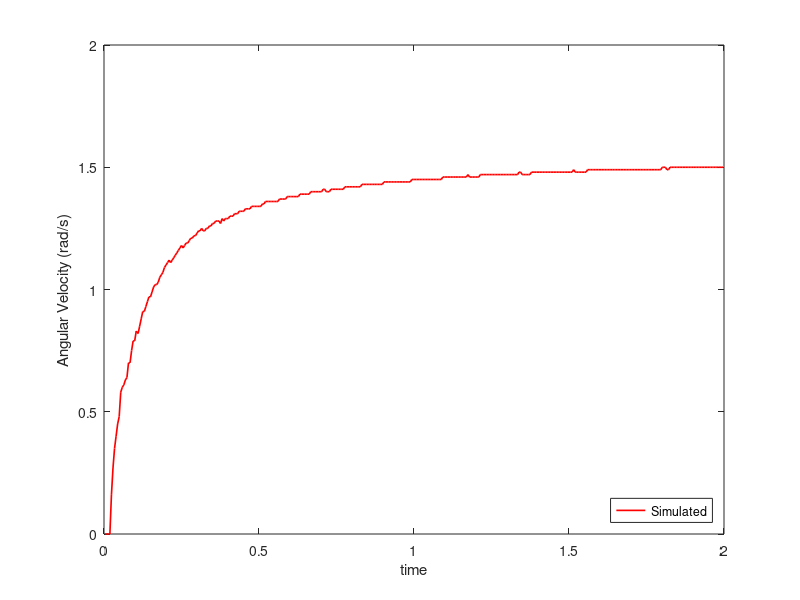
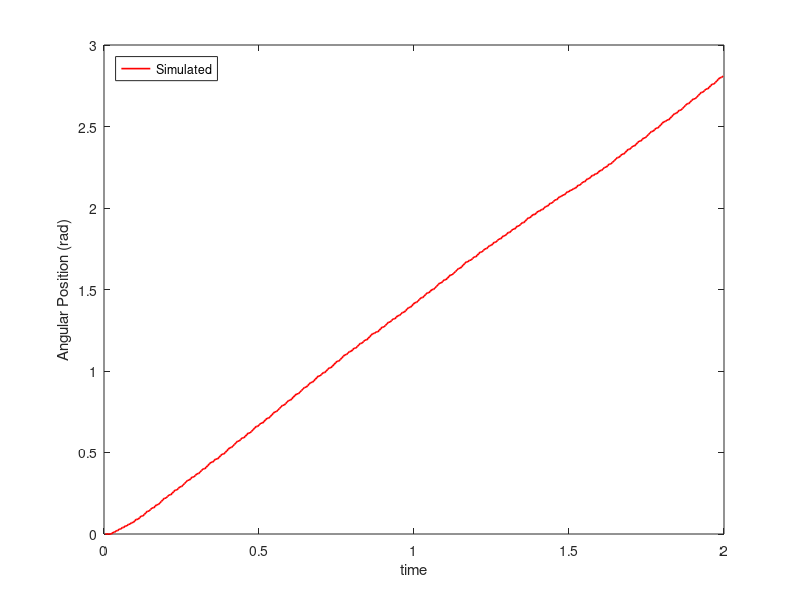

Source code (MATLAB) for these figures, in order:
clear
set(0,'DefaultLineLineWidth',1.2)

% K and sigma were determined using the experimental step response data from
% the velocity vs. time plot. K was set equal to the steady state value of
% the velocity response. Sigma was found by calculating the time at which
% the value of velocity was equal to 64% of the steady state value. This
% gave an estimate of the transfer function used to model this system.
K = 1.50;
sig = 7.142;

%EXPERIMENTAL DATA
% This is the data obtained in the serial monitor from running the open
% loop step response experiment with the Arduino.
time = [1004 1009 1014 1019 1024 1029 1034 1039 1044 1049 1054 1059 1064 1069 1074 1079 1084 1089 1094 1099 1104 1110 1115 1120 1125 1130 1135 1140 1145 1150 1155 1160 1165 1170 1175 1180 1185 1190 1195 1200 1205 1210 1215 1220 1225 1230 1235 1240 1245 1250 1255 1260 1265 1270 1275 1280 1285 1290 1295 1300 1305 1310 1315 1320 1325 1330 1335 1340 1345 1350 1355 1360 1366 1371 1376 1381 1386 1391 1396 1401 1406 1411 1416 1421 1426 1431 1436 1441 1446 1451 1456 1461 1466 1471 1476 1481 1486 1491 1496 1501 1506 1511 1516 1521 1526 1531 1536 1541 1546 1551 1556 1561 1566 1571 1576 1581 1586 1591 1596 1601 1606 1611 1616 1622 1627 1632 1637 1642 1647 1652 1657 1662 1667 1672 1677 1682 1687 1692 1697 1702 1707 1712 1717 1722 1727 1732 1737 1742 1747 1752 1757 1762 1767 1772 1777 1782 1787 1792 1797 1802 1807 1812 1817 1822 1827 1832 1837 1842 1847 1852 1857 1862 1867 1872 1878 1883 1888 1893 1898 1903 1908 1913 1918 1923 1928 1933 1938 1943 1948 1953 1958 1963 1968 1973 1978 1983 1988 1993 1998 2003 2008 2013 2018 2023 2028 2033 2038 2043 2048 2053 2058 2063 2068 2073 2078 2083 2088 2093 2098 2103 2108 2113 2118 2123 2128 2134 2139 2144 2149 2154 2159 2164 2169 2174 2179 2184 2189 2194 2199 2204 2209 2214 2219 2224 2229 2234 2239 2244 2249 2254 2259 2264 2269 2274 2279 2284 2289 2294 2299 2304 2309 2314 2319 2324 2329 2334 2339 2344 2349 2354 2359 2364 2369 2374 2379 2384 2390 2395 2400 2405 2410 2415 2420 2425 2430 2435 2440 2445 2450 2455 2460 2465 2470 2475 2480 2485 2490 2495 2500 2505 2510 2515 2520 2525 2530 2535 2540 2545 2550 2555 2560 2565 2570 2575 2580 2585 2590 2595 2600 2605 2610 2615 2620 2625 2630 2635 2640 2646 2651 2656 2661 2666 2671 2676 2681 2686 2691 2696 2701 2706 2711 2716 2721 2726 2731 2736 2741 2746 2751 2756 2761 2766 2771 2776 2781 2786 2791 2796 2801 2806 2811 2816 2821 2826 2831 2836 2841 2846 2851 2856 2861 2866 2871 2876 2881 2886 2891 2896 2902 2907 2912 2917 2922 2927 2932 2937 2942 2947 2952 2957 2962 2967 2972 2977 2982 2987 2992 2997];
time = (time./1000)-1;
posAngular = [0.00 0.00 0.00 0.00 0.00 0.01 0.01 0.02 0.02 0.03 0.03 0.04 0.04 0.05 0.05 0.06 0.06 0.07 0.07 0.08 0.09 0.09 0.10 0.11 0.11 0.12 0.13 0.14 0.14 0.15 0.16 0.16 0.17 0.18 0.18 0.19 0.20 0.21 0.22 0.22 0.23 0.24 0.24 0.25 0.26 0.27 0.27 0.28 0.29 0.29 0.30 0.31 0.32 0.33 0.33 0.34 0.35 0.35 0.36 0.37 0.37 0.38 0.39 0.40 0.40 0.41 0.42 0.43 0.44 0.44 0.45 0.46 0.46 0.47 0.48 0.49 0.49 0.50 0.51 0.52 0.53 0.53 0.54 0.55 0.56 0.57 0.57 0.58 0.59 0.59 0.60 0.61 0.62 0.62 0.63 0.64 0.65 0.66 0.66 0.67 0.68 0.68 0.69 0.70 0.71 0.71 0.72 0.73 0.74 0.75 0.75 0.76 0.77 0.78 0.79 0.79 0.80 0.81 0.82 0.82 0.83 0.84 0.85 0.86 0.86 0.87 0.88 0.89 0.90 0.90 0.91 0.92 0.93 0.93 0.94 0.95 0.96 0.97 0.97 0.98 0.99 0.99 1.00 1.01 1.02 1.02 1.03 1.04 1.05 1.06 1.06 1.07 1.08 1.09 1.10 1.10 1.11 1.12 1.12 1.13 1.14 1.14 1.15 1.16 1.17 1.17 1.18 1.19 1.19 1.20 1.21 1.22 1.23 1.23 1.24 1.24 1.25 1.26 1.27 1.27 1.28 1.29 1.30 1.30 1.31 1.32 1.32 1.33 1.34 1.34 1.35 1.36 1.36 1.37 1.38 1.39 1.39 1.40 1.41 1.42 1.42 1.43 1.44 1.45 1.45 1.46 1.47 1.48 1.48 1.49 1.50 1.50 1.51 1.52 1.53 1.54 1.54 1.55 1.56 1.56 1.57 1.58 1.59 1.59 1.60 1.61 1.62 1.63 1.63 1.64 1.65 1.66 1.67 1.67 1.68 1.68 1.69 1.70 1.70 1.71 1.72 1.73 1.73 1.74 1.75 1.75 1.76 1.77 1.77 1.78 1.79 1.79 1.80 1.81 1.81 1.82 1.83 1.83 1.84 1.85 1.85 1.86 1.87 1.87 1.88 1.89 1.89 1.90 1.91 1.91 1.92 1.93 1.94 1.94 1.95 1.96 1.96 1.97 1.98 1.98 1.99 1.99 2.00 2.01 2.01 2.02 2.03 2.03 2.04 2.05 2.05 2.06 2.07 2.07 2.08 2.08 2.09 2.10 2.10 2.11 2.11 2.12 2.12 2.13 2.14 2.14 2.15 2.16 2.16 2.17 2.18 2.18 2.19 2.20 2.20 2.21 2.21 2.22 2.23 2.23 2.24 2.25 2.25 2.26 2.27 2.27 2.28 2.29 2.30 2.31 2.31 2.32 2.33 2.33 2.34 2.35 2.36 2.36 2.37 2.38 2.38 2.39 2.40 2.41 2.41 2.42 2.43 2.43 2.44 2.45 2.46 2.47 2.47 2.48 2.49 2.49 2.50 2.51 2.52 2.53 2.53 2.54 2.54 2.55 2.56 2.57 2.58 2.58 2.59 2.60 2.60 2.61 2.62 2.63 2.64 2.64 2.65 2.66 2.67 2.67 2.68 2.69 2.70 2.71 2.71 2.72 2.73 2.73 2.74 2.75 2.76 2.76 2.77 2.78 2.79 2.80 2.80 2.81];
v = [0.00 0.00 0.00 0.00 0.16 0.27 0.35 0.40 0.45 0.48 0.58 0.60 0.61 0.63 0.64 0.70 0.70 0.75 0.79 0.79 0.83 0.82 0.85 0.88 0.91 0.91 0.93 0.95 0.97 0.97 0.99 1.01 1.02 1.02 1.03 1.05 1.06 1.07 1.09 1.10 1.11 1.12 1.11 1.12 1.13 1.14 1.15 1.16 1.17 1.18 1.17 1.18 1.19 1.19 1.20 1.21 1.21 1.22 1.22 1.23 1.24 1.24 1.25 1.24 1.24 1.25 1.25 1.26 1.26 1.27 1.27 1.28 1.28 1.28 1.27 1.29 1.28 1.29 1.29 1.29 1.30 1.30 1.30 1.31 1.31 1.31 1.32 1.32 1.32 1.32 1.33 1.33 1.33 1.33 1.34 1.34 1.34 1.34 1.34 1.34 1.34 1.35 1.35 1.36 1.36 1.36 1.36 1.36 1.36 1.36 1.36 1.36 1.37 1.37 1.37 1.37 1.37 1.38 1.38 1.38 1.38 1.38 1.38 1.38 1.38 1.39 1.39 1.39 1.39 1.39 1.39 1.39 1.40 1.40 1.40 1.40 1.40 1.40 1.40 1.40 1.41 1.41 1.40 1.40 1.40 1.41 1.41 1.41 1.41 1.41 1.41 1.41 1.41 1.41 1.42 1.42 1.42 1.42 1.42 1.42 1.42 1.42 1.42 1.42 1.42 1.43 1.43 1.43 1.43 1.43 1.43 1.43 1.43 1.43 1.43 1.43 1.43 1.43 1.43 1.44 1.44 1.44 1.44 1.44 1.44 1.44 1.44 1.44 1.44 1.44 1.44 1.44 1.44 1.44 1.44 1.44 1.44 1.45 1.45 1.45 1.45 1.45 1.45 1.45 1.45 1.45 1.45 1.45 1.45 1.45 1.45 1.45 1.45 1.45 1.45 1.45 1.45 1.46 1.46 1.46 1.46 1.46 1.46 1.46 1.46 1.46 1.46 1.46 1.46 1.46 1.46 1.46 1.46 1.47 1.46 1.46 1.46 1.46 1.46 1.46 1.46 1.47 1.47 1.47 1.47 1.47 1.47 1.47 1.47 1.47 1.47 1.47 1.47 1.47 1.47 1.47 1.47 1.47 1.47 1.47 1.47 1.47 1.47 1.47 1.47 1.47 1.48 1.48 1.47 1.47 1.47 1.47 1.47 1.47 1.48 1.48 1.48 1.48 1.48 1.48 1.48 1.48 1.48 1.48 1.48 1.48 1.48 1.48 1.48 1.48 1.48 1.48 1.48 1.48 1.48 1.48 1.48 1.48 1.48 1.48 1.48 1.49 1.48 1.48 1.48 1.48 1.48 1.48 1.48 1.48 1.49 1.49 1.49 1.49 1.49 1.49 1.49 1.49 1.49 1.49 1.49 1.49 1.49 1.49 1.49 1.49 1.49 1.49 1.49 1.49 1.49 1.49 1.49 1.49 1.49 1.49 1.49 1.49 1.49 1.49 1.49 1.49 1.49 1.49 1.49 1.49 1.49 1.49 1.49 1.49 1.49 1.49 1.49 1.49 1.49 1.49 1.49 1.49 1.50 1.50 1.50 1.49 1.49 1.50 1.50 1.50 1.50 1.50 1.50 1.50 1.50 1.50 1.50 1.50 1.50 1.50 1.50 1.50 1.50 1.50 1.50 1.50 1.50 1.50 1.50 1.50 1.50 1.50 1.50 1.50 1.50 1.50 1.50 1.50 1.50 1.50 1.50 1.50];

% Velocity transfer function
sys = tf([K*sig], [1 sig]);

figure(1)
hold on
step(sys)
plot(time,v,'Color','r')
xlim([0 2])
xlabel('time'); ylabel('Angular Velocity (rad/s)');
legend('Simulated','Experimental','location','southeast');

hold off

% Position transfer function (equal to velocity transfer function
% multiplied by 1/s)
sys2 = tf([K*sig], [1 sig 0]);

figure(2)
hold on
step(sys2)
plot(time,posAngular,'Color','r')
xlabel('time'); ylabel('Angular Position (rad)');
xlim([0 2])
legend('Simulated','Experimental','location','northwest');

% From the step response plots, we can see that using the methods stated
% above provides a decent approximation of the system's transfer function.
% The values of K and sigma were 1.50 and 7.142, respectively. A motor
% voltage of 1V was used in this experiment, so K did not need to be
% scaled. In order to find a more accurate representation of this system, a
% PI controller was added in a closed loop step response experiment in the
% next step.
 


